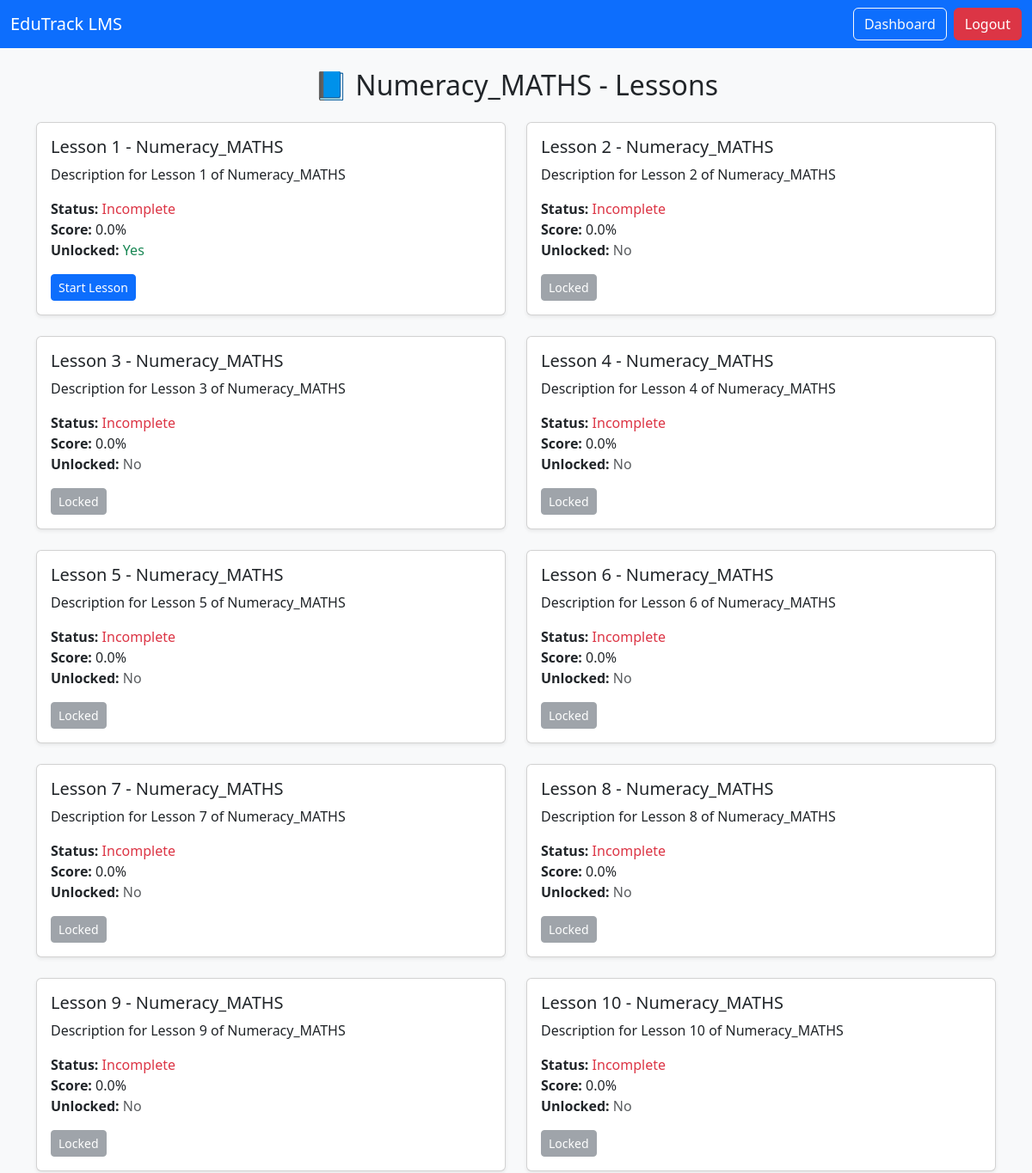
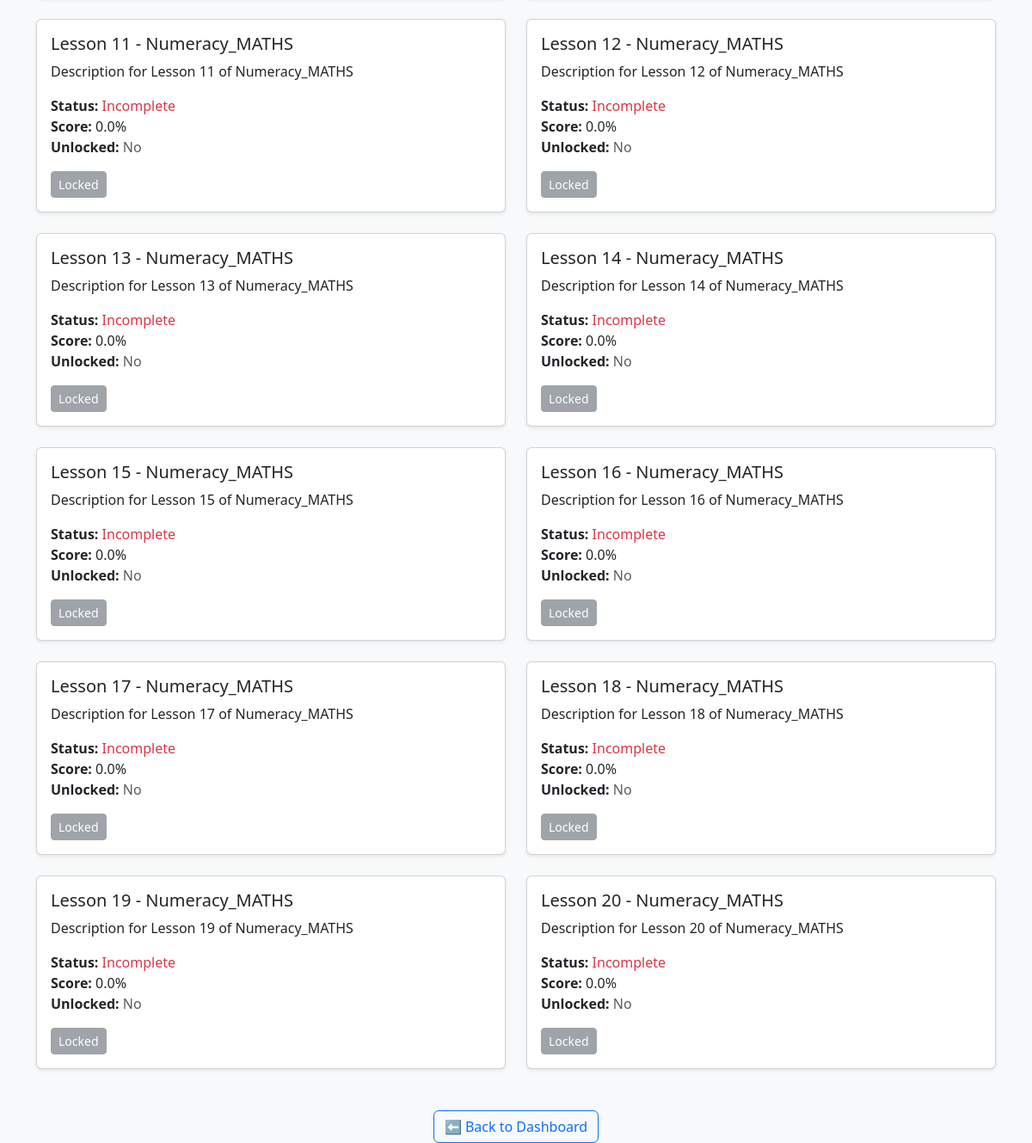
The page /subject/1 (signed in) on the database its author committed (2 pictures, top to bottom).
### app.py (models this page shows, shortened)
class Subject(db.Model):
    __tablename__ = 'subjects'
    id = db.Column(db.Integer, primary_key=True)
    name = db.Column(db.String(100), nullable=False)
    grade_id = db.Column(db.Integer, db.ForeignKey('grades.id'), nullable=False)
    grade = db.relationship('Grade', backref=db.backref("subjects", lazy=True))

class Lesson(db.Model):
    __tablename__ = 'lessons'
    id = db.Column(db.Integer, primary_key=True)
    title = db.Column(db.String(200), nullable=False)
    description = db.Column(db.Text)
    video_path = db.Column(db.String(300))
    notes_path = db.Column(db.String(300))
    order = db.Column(db.Integer, nullable=False)
    subject_id = db.Column(db.Integer, db.ForeignKey('subjects.id'), nullable=False)
    subject = db.relationship('Subject', backref=db.backref("lessons", lazy=True))
    is_locked = db.Column(db.Boolean, default=True)

class Progress(db.Model):
    __tablename__ = 'progress'
    id = db.Column(db.Integer, primary_key=True)
    student_id = db.Column(db.Integer, db.ForeignKey('students.id'), nullable=False)
    lesson_id = db.Column(db.Integer, db.ForeignKey('lessons.id'), nullable=False)
    completed = db.Column(db.Boolean, default=False)
    score = db.Column(db.Float, default= 0.0)
    unlocked = db.Column(db.Boolean, default=False)
    student = db.relationship('Student', backref=db.backref("progress_records", lazy=True))
    lesson = db.relationship('Lesson', backref=db.backref("progress_records", lazy=True))

### app.py (the view)
@app.route('/subject/<int:subject_id>')
def subject_lessons(subject_id):
    student_id = session.get('student_id')
    if not student_id:
        return redirect(url_for('login'))
    subject = Subject.query.get(subject_id)
    lessons = Lesson.query.filter_by(subject_id=subject_id).order_by(Lesson.order).all()
    lesson_progress = []
    for lesson in lessons:
        progress = Progress.query.filter_by(student_id=student_id, lesson_id=lesson.id).first()
        lesson_progress.append((lesson, progress))
    return render_template('subject_lessons.html', subject=subject, lesson_progress=lesson_progress)

### templates/subject_lessons.html (shortened to what this page needs)
<!DOCTYPE html>
<html lang="en">
<head>
    <link rel="stylesheet" href="https://cdn.jsdelivr.net/npm/bootstrap@5.3.0/dist/css/bootstrap.min.css">
</head>
<body class="bg-light">
<nav class="navbar navbar-expand-lg navbar-dark bg-primary mb-4">
    <div class="container-fluid">
        <a class="navbar-brand" href="#">EduTrack LMS</a>
        <div class="d-flex">
            <a href="{{ url_for('dashboard') }}" class="btn btn-outline-light me-2">Dashboard</a>
            <a href="{{ url_for('logout') }}" class="btn btn-danger">Logout</a>
        </div>
    </div>
</nav>
<div class="container">
    <h2 class="text-center mb-4">📘 {{ subject.name }} - Lessons</h2>
    {% if lesson_progress %}
        <div class="row">
            {% for lesson, progress in lesson_progress %}
                <div class="col-md-6 mb-4">
                    <div class="card shadow-sm">
                        <div class="card-body">
                            <h5 class="card-title">{{ lesson.title }}</h5>
                            <p class="card-text">{{ lesson.description }}</p>
                            <ul class="list-unstyled mb-3">
                                <li><strong>Status:</strong>
                                    {% if progress.completed %}
                                        <span class="text-success">Completed</span>
                                    {% else %}
                                        <span class="text-danger">Incomplete</span>
                                    {% endif %}
                                </li>
                                <li><strong>Score:</strong> {{ progress.score }}%</li>
                                <li><strong>Unlocked:</strong>
                                    {% if progress.unlocked %}
                                        <span class="text-success">Yes</span>
                                    {% else %}
                                        <span class="text-muted">No</span>
                                    {% endif %}
                                </li>
                            </ul>
                            {% if progress.unlocked %}
                                <a href="#" class="btn btn-primary btn-sm">Start Lesson</a>
                            {% else %}
                                <button class="btn btn-secondary btn-sm" disabled>Locked</button>
                            {% endif %}
                        </div>
                    </div>
                </div>
            {% endfor %}
        </div>
    {% else %}
        <div class="alert alert-info text-center">
            No lessons found for this subject.
        </div>
    {% endif %}
    <div class="text-center mt-4">
        <a href="{{ url_for('dashboard') }}" class="btn btn-outline-primary">⬅ Back to Dashboard</a>
    </div>
</div>
</body>
</html>

### rows shown on the page
Subject: name "Numeracy_MATHS"
Lesson: title "Lesson 1 - Numeracy_MATHS", description "Description for Lesson 1 of Numeracy_MATHS", score "0.0", shows "Yes", shows "Start Lesson"
Lesson: title "Lesson 2 - Numeracy_MATHS", description "Description for Lesson 2 of Numeracy_MATHS", score "0.0", shows "No", shows "Locked"
Lesson: title "Lesson 3 - Numeracy_MATHS", description "Description for Lesson 3 of Numeracy_MATHS", score "0.0", shows "No", shows "Locked"
Lesson: title "Lesson 4 - Numeracy_MATHS", description "Description for Lesson 4 of Numeracy_MATHS", score "0.0", shows "No", shows "Locked"
Lesson: title "Lesson 5 - Numeracy_MATHS", description "Description for Lesson 5 of Numeracy_MATHS", score "0.0", shows "No", shows "Locked"
Lesson: title "Lesson 6 - Numeracy_MATHS", description "Description for Lesson 6 of Numeracy_MATHS", score "0.0", shows "No", shows "Locked"
Lesson: title "Lesson 7 - Numeracy_MATHS", description "Description for Lesson 7 of Numeracy_MATHS", score "0.0", shows "No", shows "Locked"
Lesson: title "Lesson 8 - Numeracy_MATHS", description "Description for Lesson 8 of Numeracy_MATHS", score "0.0", shows "No", shows "Locked"
Lesson: title "Lesson 9 - Numeracy_MATHS", description "Description for Lesson 9 of Numeracy_MATHS", score "0.0", shows "No", shows "Locked"
Lesson: title "Lesson 10 - Numeracy_MATHS", description "Description for Lesson 10 of Numeracy_MATHS", score "0.0", shows "No", shows "Locked"
Lesson: title "Lesson 11 - Numeracy_MATHS", description "Description for Lesson 11 of Numeracy_MATHS", score "0.0", shows "No", shows "Locked"
Lesson: title "Lesson 12 - Numeracy_MATHS", description "Description for Lesson 12 of Numeracy_MATHS", score "0.0", shows "No", shows "Locked"
Lesson: title "Lesson 13 - Numeracy_MATHS", description "Description for Lesson 13 of Numeracy_MATHS", score "0.0", shows "No", shows "Locked"
Lesson: title "Lesson 14 - Numeracy_MATHS", description "Description for Lesson 14 of Numeracy_MATHS", score "0.0", shows "No", shows "Locked"
Lesson: title "Lesson 15 - Numeracy_MATHS", description "Description for Lesson 15 of Numeracy_MATHS", score "0.0", shows "No", shows "Locked"
Lesson: title "Lesson 16 - Numeracy_MATHS", description "Description for Lesson 16 of Numeracy_MATHS", score "0.0", shows "No", shows "Locked"
Lesson: title "Lesson 17 - Numeracy_MATHS", description "Description for Lesson 17 of Numeracy_MATHS", score "0.0", shows "No", shows "Locked"
Lesson: title "Lesson 18 - Numeracy_MATHS", description "Description for Lesson 18 of Numeracy_MATHS", score "0.0", shows "No", shows "Locked"
Lesson: title "Lesson 19 - Numeracy_MATHS", description "Description for Lesson 19 of Numeracy_MATHS", score "0.0", shows "No", shows "Locked"
Lesson: title "Lesson 20 - Numeracy_MATHS", description "Description for Lesson 20 of Numeracy_MATHS", score "0.0", shows "No", shows "Locked"
